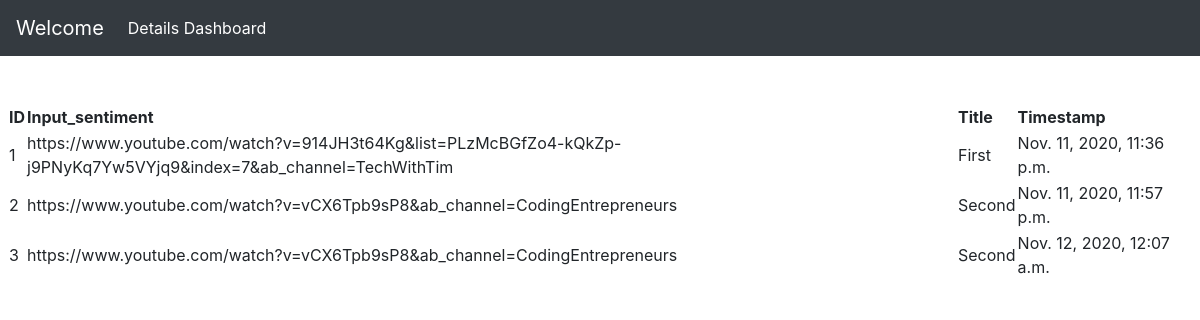
Screenshot of /details/ with the database file from the repository.
### ytube/models.py (models this page shows, shortened)
class sentiment(models.Model):
    id = models.AutoField(primary_key=True)
    input_sentiment = models.CharField(max_length=500)
    title = models.CharField(max_length=100, default=1)
    timestamp = models.DateTimeField(blank=True)

### ytube/views.py (the view)
# urls.py: path('details/', views.sentiment_details, name = 'details'),
def sentiment_details(request):
    query_results = sentiment.objects.all()
    return render(request, "myform/details.html", context= {'query_results': query_results})

### ytube/templates/myform/details.html (shortened to what this page needs)
{% load crispy_forms_tags %}
{% block content %}
<!DOCTYPE html>
<html lang="en">
<head>
<nav class="navbar navbar-expand-lg navbar-dark bg-dark">
  <a class="navbar-brand" href="#">Welcome</a>
  <div class="collapse navbar-collapse" id="navbarSupportedContent">
    <ul class="navbar-nav mr-auto">
      <li class="nav-item active">
        <a class="nav-link" href={% url 'details' %}>Details Dashboard<span class="sr-only">(current)</span></a>
      </li>
      </ul>
</nav>
	<link rel="stylesheet" href="https://stackpath.bootstrapcdn.com/bootstrap/4.3.1/css/bootstrap.min.css">
</head>
<body>
	<div class = "mx-2 my-5">
		<table>
    <tr>
		<th>ID</th>
        <th>Input_sentiment</th>
		<th>Title</th>
        <th>Timestamp</th>
    </tr>
    {% for item in query_results %}
    <tr>
        <td>{{ item.id }}</td>
		<td>{{ item.input_sentiment }}</td>
		<td>{{ item.title }}</td>
		<td>{{ item.timestamp }}</td>
    </tr>
    {% endfor %}
</table>
	</div>
{% endblock %}
</body>
</html>

### rows the page displays
sentiment: id "1", input_sentiment "https://www.youtube.com/watch?v=914JH3t64Kg&list=PLzMcBGfZo4-kQkZp-j9PNyKq7Yw5VYjq9&index=7&ab_channel=TechWithTim", title "First", timestamp "Nov. 11, 2020, 11:36 p.m."
sentiment: id "2", input_sentiment "https://www.youtube.com/watch?v=vCX6Tpb9sP8&ab_channel=CodingEntrepreneurs", title "Second", timestamp "Nov. 11, 2020, 11:57 p.m."
sentiment: id "3", input_sentiment "https://www.youtube.com/watch?v=vCX6Tpb9sP8&ab_channel=CodingEntrepreneurs", title "Second", timestamp "Nov. 12, 2020, 12:07 a.m."
